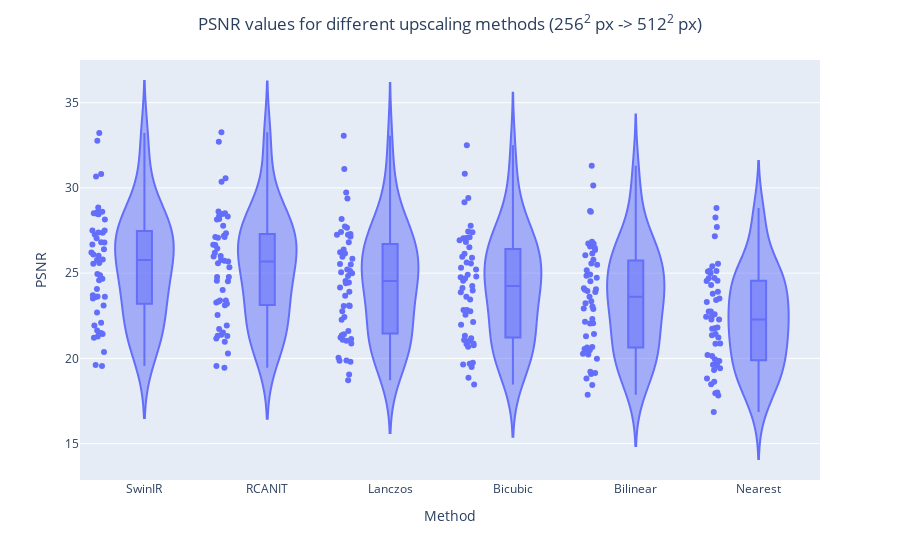

The code cell stored with this chart in its notebook:
### Markdown cell above
### Plotting all figures together

### Code cell
import plotly.express as px



fig = px.violin(df, y="PSNR", x="Method", box=True, points="all")
# add title to plotly figure
fig.update_layout(title_text='PSNR values for different upscaling methods (256<sup>2</sup> px -> 512<sup>2</sup> px)', title_x=0.5)
fig.update_layout(showlegend=False)
fig.show()

### Figure 1 — Plotly figure (JSON) as saved in the notebook; plotly's stock layout.template omitted (floating-point values rounded to 4 significant figures; data arrays with more than 128 entries replaced by an {"elided": "..."} marker saying what was removed)
{"data": [{"alignmentgroup": "True", "box": {"visible": true}, "hovertemplate": "Method=%{x}<br>PSNR=%{y}<extra></extra>", "legendgroup": "", "marker": {"color": "#636efa"}, "name": "", "offsetgroup": "", "orientation": "v", "points": "all", "scalegroup": "True", "showlegend": false, "type": "violin", "x": {"elided": "306 str values"}, "x0": " ", "xaxis": "x", "y": {"elided": "306 float values"}, "y0": " ", "yaxis": "y"}], "layout": {"legend": {"tracegroupgap": 0}, "margin": {"t": 60}, "showlegend": false, "title": {"text": "PSNR values for different upscaling methods (256<sup>2</sup> px -> 512<sup>2</sup> px)", "x": 0.5}, "violinmode": "group", "xaxis": {"anchor": "y", "domain": [0, 1], "title": {"text": "Method"}}, "yaxis": {"anchor": "x", "domain": [0, 1], "title": {"text": "PSNR"}}}}
